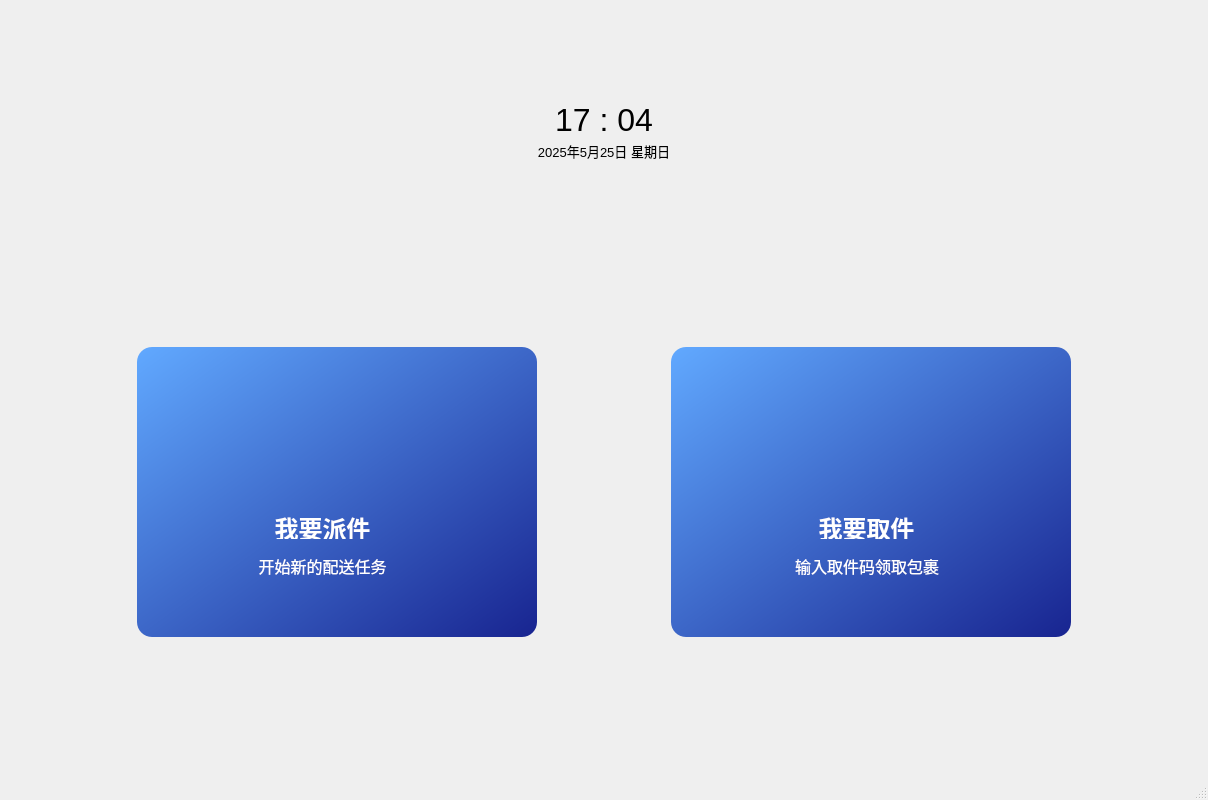
<?xml version="1.0" encoding="UTF-8"?>
<ui version="4.0">
 <class>MainWindow</class>
 <widget class="QMainWindow" name="MainWindow">
  <property name="geometry">
   <rect>
    <x>0</x>
    <y>0</y>
    <width>1208</width>
    <height>800</height>
   </rect>
  </property>
  <property name="minimumSize">
   <size>
    <width>1208</width>
    <height>800</height>
   </size>
  </property>
  <property name="maximumSize">
   <size>
    <width>1208</width>
    <height>800</height>
   </size>
  </property>
  <property name="windowTitle">
   <string>MainWindow</string>
  </property>
  <property name="autoFillBackground">
   <bool>false</bool>
  </property>
  <property name="styleSheet">
   <string notr="true">background-image: url(:/icons/background.png);</string>
  </property>
  <property name="animated">
   <bool>true</bool>
  </property>
  <widget class="QWidget" name="centralwidget">
   <layout class="QVBoxLayout" name="verticalLayout_2">
    <item>
     <layout class="QGridLayout" name="gridLayout">
      <item row="0" column="4">
       <spacer name="horizontalSpacer_7">
        <property name="orientation">
         <enum>Qt::Horizontal</enum>
        </property>
        <property name="sizeType">
         <enum>QSizePolicy::Fixed</enum>
        </property>
        <property name="sizeHint" stdset="0">
         <size>
          <width>5</width>
          <height>20</height>
         </size>
        </property>
       </spacer>
      </item>
      <item row="0" column="0">
       <spacer name="horizontalSpacer_2">
        <property name="orientation">
         <enum>Qt::Horizontal</enum>
        </property>
        <property name="sizeType">
         <enum>QSizePolicy::Fixed</enum>
        </property>
        <property name="sizeHint" stdset="0">
         <size>
          <width>60</width>
          <height>20</height>
         </size>
        </property>
       </spacer>
      </item>
      <item row="0" column="8">
       <spacer name="horizontalSpacer_6">
        <property name="orientation">
         <enum>Qt::Horizontal</enum>
        </property>
        <property name="sizeType">
         <enum>QSizePolicy::Fixed</enum>
        </property>
        <property name="sizeHint" stdset="0">
         <size>
          <width>60</width>
          <height>5</height>
         </size>
        </property>
       </spacer>
      </item>
      <item row="0" column="3">
       <widget class="QLabel" name="lblwifi">
        <property name="minimumSize">
         <size>
          <width>15</width>
          <height>12</height>
         </size>
        </property>
        <property name="maximumSize">
         <size>
          <width>15</width>
          <height>12</height>
         </size>
        </property>
        <property name="text">
         <string/>
        </property>
        <property name="pixmap">
         <pixmap resource="resources.qrc">:/icons/icons/wifi_full.png</pixmap>
        </property>
        <property name="scaledContents">
         <bool>true</bool>
        </property>
       </widget>
      </item>
      <item row="0" column="1">
       <widget class="QLabel" name="lblLogo">
        <property name="minimumSize">
         <size>
          <width>240</width>
          <height>30</height>
         </size>
        </property>
        <property name="maximumSize">
         <size>
          <width>240</width>
          <height>30</height>
         </size>
        </property>
        <property name="toolTipDuration">
         <number>0</number>
        </property>
        <property name="text">
         <string/>
        </property>
        <property name="pixmap">
         <pixmap resource="resources.qrc">:/icons/icons/Logo.png</pixmap>
        </property>
        <property name="scaledContents">
         <bool>true</bool>
        </property>
        <property name="alignment">
         <set>Qt::AlignCenter</set>
        </property>
       </widget>
      </item>
      <item row="0" column="5">
       <widget class="QLabel" name="lblSignal">
        <property name="minimumSize">
         <size>
          <width>15</width>
          <height>12</height>
         </size>
        </property>
        <property name="maximumSize">
         <size>
          <width>15</width>
          <height>12</height>
         </size>
        </property>
        <property name="text">
         <string/>
        </property>
        <property name="pixmap">
         <pixmap resource="resources.qrc">:/icons/icons/Signal_Full.png</pixmap>
        </property>
        <property name="scaledContents">
         <bool>true</bool>
        </property>
       </widget>
      </item>
      <item row="0" column="2">
       <spacer name="horizontalSpacer">
        <property name="orientation">
         <enum>Qt::Horizontal</enum>
        </property>
        <property name="sizeType">
         <enum>QSizePolicy::Expanding</enum>
        </property>
        <property name="sizeHint" stdset="0">
         <size>
          <width>40</width>
          <height>20</height>
         </size>
        </property>
       </spacer>
      </item>
      <item row="0" column="6">
       <spacer name="horizontalSpacer_8">
        <property name="orientation">
         <enum>Qt::Horizontal</enum>
        </property>
        <property name="sizeType">
         <enum>QSizePolicy::Fixed</enum>
        </property>
        <property name="sizeHint" stdset="0">
         <size>
          <width>5</width>
          <height>20</height>
         </size>
        </property>
       </spacer>
      </item>
      <item row="0" column="7">
       <widget class="QLabel" name="lblBattery">
        <property name="minimumSize">
         <size>
          <width>24</width>
          <height>12</height>
         </size>
        </property>
        <property name="maximumSize">
         <size>
          <width>24</width>
          <height>12</height>
         </size>
        </property>
        <property name="text">
         <string/>
        </property>
        <property name="pixmap">
         <pixmap resource="resources.qrc">:/icons/icons/battery_full.png</pixmap>
        </property>
        <property name="scaledContents">
         <bool>true</bool>
        </property>
       </widget>
      </item>
     </layout>
    </item>
    <item>
     <layout class="QVBoxLayout" name="verticalLayout">
      <item>
       <widget class="QLabel" name="lblTime">
        <property name="minimumSize">
         <size>
          <width>0</width>
          <height>30</height>
         </size>
        </property>
        <property name="maximumSize">
         <size>
          <width>1208</width>
          <height>30</height>
         </size>
        </property>
        <property name="font">
         <font>
          <family>Microsoft YaHei UI</family>
          <pointsize>24</pointsize>
          <weight>50</weight>
          <bold>false</bold>
         </font>
        </property>
        <property name="text">
         <string>17 : 04</string>
        </property>
        <property name="scaledContents">
         <bool>true</bool>
        </property>
        <property name="alignment">
         <set>Qt::AlignCenter</set>
        </property>
       </widget>
      </item>
      <item>
       <widget class="QLabel" name="lblDate">
        <property name="minimumSize">
         <size>
          <width>0</width>
          <height>20</height>
         </size>
        </property>
        <property name="maximumSize">
         <size>
          <width>1208</width>
          <height>20</height>
         </size>
        </property>
        <property name="font">
         <font>
          <family>Microsoft YaHei UI</family>
          <pointsize>3</pointsize>
         </font>
        </property>
        <property name="text">
         <string>&lt;html&gt;&lt;head/&gt;&lt;body&gt;&lt;p&gt;&lt;span style=&quot; font-size:10pt;&quot;&gt;2025年5月25日 星期日&lt;/span&gt;&lt;/p&gt;&lt;/body&gt;&lt;/html&gt;</string>
        </property>
        <property name="scaledContents">
         <bool>false</bool>
        </property>
        <property name="alignment">
         <set>Qt::AlignCenter</set>
        </property>
       </widget>
      </item>
      <item>
       <spacer name="verticalSpacer">
        <property name="orientation">
         <enum>Qt::Vertical</enum>
        </property>
        <property name="sizeType">
         <enum>QSizePolicy::Fixed</enum>
        </property>
        <property name="sizeHint" stdset="0">
         <size>
          <width>20</width>
          <height>100</height>
         </size>
        </property>
       </spacer>
      </item>
     </layout>
    </item>
    <item>
     <layout class="QGridLayout" name="gridLayout_2">
      <property name="topMargin">
       <number>50</number>
      </property>
      <property name="bottomMargin">
       <number>0</number>
      </property>
      <item row="0" column="4">
       <spacer name="horizontalSpacer_5">
        <property name="orientation">
         <enum>Qt::Horizontal</enum>
        </property>
        <property name="sizeType">
         <enum>QSizePolicy::Fixed</enum>
        </property>
        <property name="sizeHint" stdset="0">
         <size>
          <width>40</width>
          <height>20</height>
         </size>
        </property>
       </spacer>
      </item>
      <item row="0" column="2">
       <spacer name="horizontalSpacer_4">
        <property name="orientation">
         <enum>Qt::Horizontal</enum>
        </property>
        <property name="sizeType">
         <enum>QSizePolicy::Fixed</enum>
        </property>
        <property name="sizeHint" stdset="0">
         <size>
          <width>40</width>
          <height>20</height>
         </size>
        </property>
       </spacer>
      </item>
      <item row="0" column="3">
       <widget class="QFrame" name="frmPickupParcel">
        <property name="minimumSize">
         <size>
          <width>400</width>
          <height>290</height>
         </size>
        </property>
        <property name="maximumSize">
         <size>
          <width>380</width>
          <height>290</height>
         </size>
        </property>
        <property name="styleSheet">
         <string notr="true">QFrame {
    background: qlineargradient(spread:pad, x1:0, y1:0, x2:1, y2:1, stop:0 #61A9FF, stop:1 #182490);
    border-radius: 15px;
    padding: 20px;
}
</string>
        </property>
        <property name="frameShape">
         <enum>QFrame::StyledPanel</enum>
        </property>
        <property name="frameShadow">
         <enum>QFrame::Raised</enum>
        </property>
        <widget class="QLabel" name="frmPickupParcelIcon">
         <property name="geometry">
          <rect>
           <x>90</x>
           <y>0</y>
           <width>201</width>
           <height>201</height>
          </rect>
         </property>
         <property name="styleSheet">
          <string notr="true">QLabel {
    background: transparent;
}
</string>
         </property>
         <property name="text">
          <string/>
         </property>
         <property name="pixmap">
          <pixmap resource="resources.qrc">:/icons/icons/hand.png</pixmap>
         </property>
         <property name="scaledContents">
          <bool>true</bool>
         </property>
        </widget>
        <widget class="QLabel" name="lblPickupParcelTitle">
         <property name="geometry">
          <rect>
           <x>100</x>
           <y>160</y>
           <width>191</width>
           <height>52</height>
          </rect>
         </property>
         <property name="font">
          <font>
           <family>Microsoft JhengHei</family>
           <pointsize>-1</pointsize>
           <weight>75</weight>
           <bold>true</bold>
          </font>
         </property>
         <property name="styleSheet">
          <string notr="true">QLabel {
    background: transparent;
    font-family: &quot;Microsoft JhengHei&quot;; /* 设置字体 */
    font-size: 24px; /* 设置字体大小 */
    font-weight: bold; /* 设置加粗 */
    color: white; /* 设置文字颜色 */
    padding-top: 10px; /* 上部间距 */
    text-align: center; /* 居中对齐 */
}
</string>
         </property>
         <property name="text">
          <string>我要取件</string>
         </property>
         <property name="alignment">
          <set>Qt::AlignCenter</set>
         </property>
        </widget>
        <widget class="QLabel" name="lblPickupParcelSubtitle">
         <property name="geometry">
          <rect>
           <x>100</x>
           <y>200</y>
           <width>191</width>
           <height>52</height>
          </rect>
         </property>
         <property name="font">
          <font>
           <family>Microsoft JhengHei</family>
           <pointsize>-1</pointsize>
           <weight>50</weight>
           <bold>false</bold>
          </font>
         </property>
         <property name="styleSheet">
          <string notr="true">QLabel{
    background: transparent;
    font-family: &quot;Microsoft JhengHei&quot;; /* 设置字体 */
    font-size: 16px; /* 设置字体大小 */
    font-weight: normal; /* 设置普通字体 */
    color: white; /* 设置文字颜色 */
    padding-top: 5px; /* 上部间距 */
    text-align: center; /* 居中对齐 */
}</string>
         </property>
         <property name="text">
          <string>输入取件码领取包裹</string>
         </property>
        </widget>
       </widget>
      </item>
      <item row="0" column="1">
       <widget class="QFrame" name="frmCreateTask">
        <property name="minimumSize">
         <size>
          <width>400</width>
          <height>290</height>
         </size>
        </property>
        <property name="maximumSize">
         <size>
          <width>380</width>
          <height>290</height>
         </size>
        </property>
        <property name="styleSheet">
         <string notr="true">QFrame {
    background: qlineargradient(spread:pad, x1:0, y1:0, x2:1, y2:1, stop:0 #61A9FF, stop:1 #182490);
    border-radius: 15px;
    padding: 20px;
}
</string>
        </property>
        <property name="frameShape">
         <enum>QFrame::StyledPanel</enum>
        </property>
        <property name="frameShadow">
         <enum>QFrame::Raised</enum>
        </property>
        <widget class="QLabel" name="lblCreateTaskTitle">
         <property name="geometry">
          <rect>
           <x>90</x>
           <y>160</y>
           <width>191</width>
           <height>52</height>
          </rect>
         </property>
         <property name="font">
          <font>
           <family>Microsoft JhengHei</family>
           <pointsize>-1</pointsize>
           <weight>75</weight>
           <bold>true</bold>
          </font>
         </property>
         <property name="layoutDirection">
          <enum>Qt::LeftToRight</enum>
         </property>
         <property name="autoFillBackground">
          <bool>false</bool>
         </property>
         <property name="styleSheet">
          <string notr="true">QLabel {
    background: transparent;
    font-family: &quot;Microsoft JhengHei&quot;; /* 设置字体 */
    font-size: 24px; /* 设置字体大小 */
    font-weight: bold; /* 设置加粗 */
    color: white; /* 设置文字颜色 */
    padding-top: 10px; /* 上部间距 */
    text-align: center; /* 居中对齐 */
}
</string>
         </property>
         <property name="text">
          <string>我要派件</string>
         </property>
         <property name="alignment">
          <set>Qt::AlignCenter</set>
         </property>
        </widget>
        <widget class="QLabel" name="lblCreateTaskIcon">
         <property name="enabled">
          <bool>true</bool>
         </property>
         <property name="geometry">
          <rect>
           <x>90</x>
           <y>10</y>
           <width>180</width>
           <height>161</height>
          </rect>
         </property>
         <property name="minimumSize">
          <size>
           <width>149</width>
           <height>123</height>
          </size>
         </property>
         <property name="maximumSize">
          <size>
           <width>180</width>
           <height>180</height>
          </size>
         </property>
         <property name="layoutDirection">
          <enum>Qt::LeftToRight</enum>
         </property>
         <property name="styleSheet">
          <string notr="true">QLabel {
    background: transparent;
}
</string>
         </property>
         <property name="text">
          <string/>
         </property>
         <property name="pixmap">
          <pixmap resource="resources.qrc">:/icons/icons/package.png</pixmap>
         </property>
         <property name="scaledContents">
          <bool>true</bool>
         </property>
         <property name="alignment">
          <set>Qt::AlignCenter</set>
         </property>
         <property name="wordWrap">
          <bool>false</bool>
         </property>
        </widget>
        <widget class="QLabel" name="lblCreateTaskSubtitle">
         <property name="geometry">
          <rect>
           <x>90</x>
           <y>200</y>
           <width>191</width>
           <height>52</height>
          </rect>
         </property>
         <property name="font">
          <font>
           <family>Microsoft JhengHei</family>
           <pointsize>-1</pointsize>
           <weight>50</weight>
           <bold>false</bold>
          </font>
         </property>
         <property name="autoFillBackground">
          <bool>false</bool>
         </property>
         <property name="styleSheet">
          <string notr="true">QLabel{
    background: transparent;
    font-family: &quot;Microsoft JhengHei&quot;; /* 设置字体 */
    font-size: 16px; /* 设置字体大小 */
    font-weight: normal; /* 设置普通字体 */
    color: white; /* 设置文字颜色 */
    padding-top: 5px; /* 上部间距 */
    text-align: center; /* 居中对齐 */
}</string>
         </property>
         <property name="text">
          <string>开始新的配送任务</string>
         </property>
         <property name="scaledContents">
          <bool>false</bool>
         </property>
         <property name="alignment">
          <set>Qt::AlignCenter</set>
         </property>
         <property name="wordWrap">
          <bool>false</bool>
         </property>
        </widget>
       </widget>
      </item>
      <item row="1" column="2">
       <spacer name="verticalSpacer_2">
        <property name="orientation">
         <enum>Qt::Vertical</enum>
        </property>
        <property name="sizeType">
         <enum>QSizePolicy::Fixed</enum>
        </property>
        <property name="sizeHint" stdset="0">
         <size>
          <width>20</width>
          <height>100</height>
         </size>
        </property>
       </spacer>
      </item>
      <item row="0" column="0">
       <spacer name="horizontalSpacer_3">
        <property name="orientation">
         <enum>Qt::Horizontal</enum>
        </property>
        <property name="sizeType">
         <enum>QSizePolicy::Fixed</enum>
        </property>
        <property name="sizeHint" stdset="0">
         <size>
          <width>40</width>
          <height>20</height>
         </size>
        </property>
       </spacer>
      </item>
     </layout>
    </item>
   </layout>
  </widget>
  <widget class="QStatusBar" name="statusbar"/>
 </widget>
 <resources>
  <include location="resources.qrc"/>
  <include location="../../../../.designer/backup/resources.qrc"/>
 </resources>
 <connections/>
</ui>
